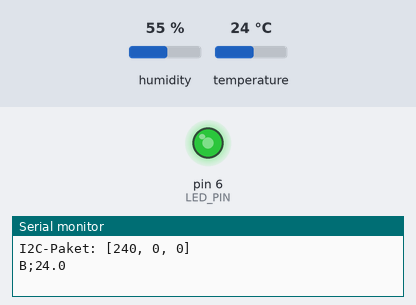
The sketch below on a simulated Arduino Uno, built with avr-gcc and run on an emulated ATmega328P. On the bench: output pins drawn as LEDs (lit = HIGH), the last lines printed to the serial monitor. Inputs (shaded band) come from the test bench; at power-on: temperature 24 °C, humidity 55 %.

Above: at 3.2 s.
3.3 s: temperature set to 12 °C
At 4.8 s:
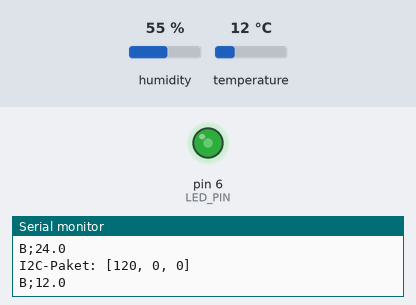
6.0 s: temperature set to 28 °C
At 7.2 s:
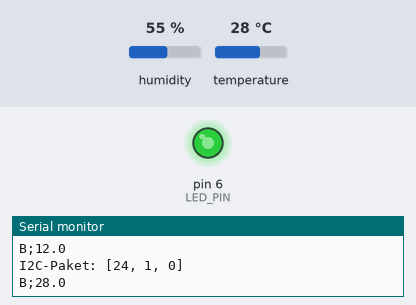
8.7 s: temperature set to 2 °C
At 10.8 s:
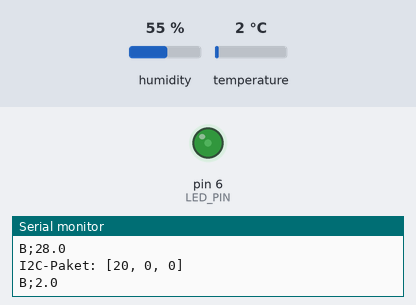
Timing chart, 0 to 12.3 s (numbered marks = the images above; inputs shaded):
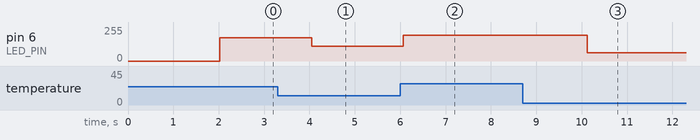

Measured:
- after the input at 3.3 s, pin 6 (LED_PIN): 173/255 → 112/255 after 0.75 s
- after the input at 6.0 s, pin 6 (LED_PIN): 112/255 → 194/255 after 0.07 s
- after the input at 8.7 s, pin 6 (LED_PIN): 194/255 → 61/255 after 1.4 s

The sketch:

arduino2dht11.ino
```cpp
#include <DHT.h>
#include <Wire.h>
#include <math.h>

const byte addr = 0x11;
volatile byte sensorData[3] = {0, 0, 2};

const int SENSOR_PIN = 2;
const int LED_PIN = 6;

#define SENSOR_TYPE DHT11

const float LED_MIN_TEMP = -10.0;
const float LED_MAX_TEMP = 40.0;

DHT sensor(SENSOR_PIN, SENSOR_TYPE);

void sendSensorData() {
  byte response[3];

  for (byte i = 0; i < 3; i++) {
    response[i] = sensorData[i];
  }

  Wire.write(response, sizeof(response));
}

void setup() {
  pinMode(LED_PIN, OUTPUT);
  Serial.begin(9600);
  sensor.begin();

  Wire.begin(addr);

  //IMPORTANT: Interne Pull-ups für einen extern auf 3,3 V gezogenen Bus deaktivieren.
  digitalWrite(SDA, LOW);
  digitalWrite(SCL, LOW);

  Wire.onRequest(sendSensorData);

  delay(2000); //NOTE: Sensor braucht bisschen Zeit
}

void loop() {
  float temperature = sensor.readTemperature();

  if (isnan(temperature)) {
    analogWrite(LED_PIN, 0);

    noInterrupts();
    sensorData[0] = 0;
    sensorData[1] = 0;
    sensorData[2] = 1;
    interrupts();

    printDebugI2C();
    Serial.println("ERR;B;SENSOR");

    delay(2000);
    return;
  }

  float fraction =
      (temperature - LED_MIN_TEMP) / (LED_MAX_TEMP - LED_MIN_TEMP);
  fraction = constrain(fraction, 0.0, 1.0);

  int brightness = (int)(fraction * 255.0 + 0.5);
  analogWrite(LED_PIN, brightness);

  int16_t temperatureX10 = (int16_t)round(temperature * 10.0);
  uint16_t temperatureBits = (uint16_t)temperatureX10;

  noInterrupts();
  sensorData[0] = (byte)(temperatureBits & 0xFF);
  sensorData[1] = (byte)(temperatureBits >> 8);
  sensorData[2] = 0;
  interrupts();

  printDebugI2C();

  // USB-Ausgabe: B;Temperatur_in_Grad_Celsius
  Serial.print("B;");
  Serial.println(temperature, 1);
  delay(2000);
}

void printDebugI2C() {
  byte debugData[3];

  noInterrupts();
  for (byte i = 0; i < 3; i++) {
    debugData[i] = sensorData[i];
  }
  interrupts();

  Serial.print("I2C-Paket: [");

  for (byte i = 0; i < 3; i++) {
    if (i > 0) {
      Serial.print(", ");
    }
    Serial.print(debugData[i]);
  }

  Serial.println("]");
}
```
